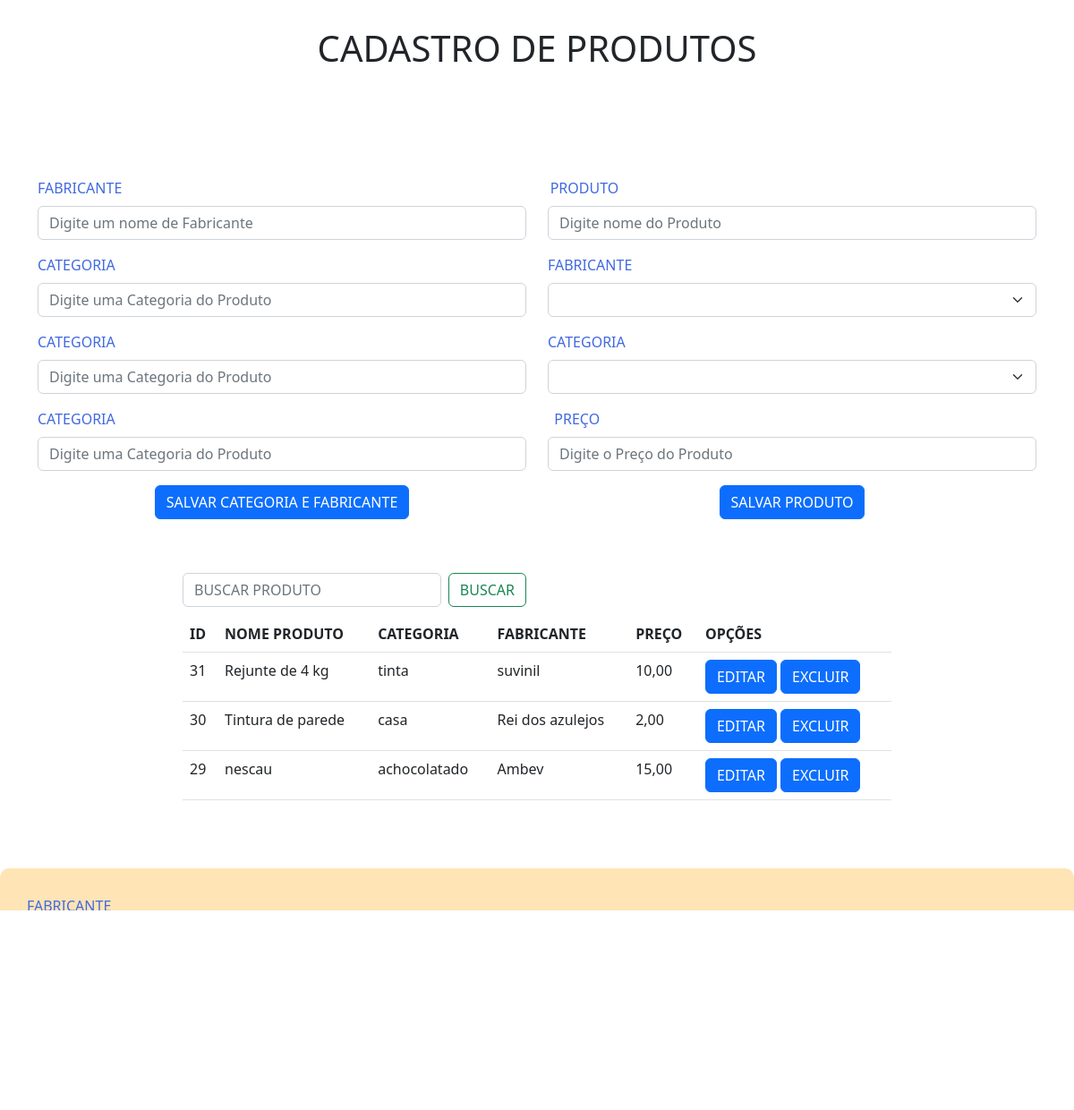
The page / on the database its author committed.
### tables this page shows
CREATE TABLE `produtos` (
  `id_produto` int(11) NOT NULL,
  `nome` text NOT NULL,
  `id_categoria` int(11) NOT NULL,
  `id_fabricante` int(11) NOT NULL,
  `preco` text NOT NULL
);

CREATE TABLE `categorias` (
  `id_categorias` int(11) NOT NULL,
  `nome_categoria` text NOT NULL,
  `id_fabricant` int(11) NOT NULL
);

CREATE TABLE `fabricantes` (
  `id_fabricantes` int(11) NOT NULL,
  `nome_fabricantes` text NOT NULL
);

### index.php (the view, shortened to what this page needs)
<?php
require_once('Connection.php');
?>
<!DOCTYPE html>
<html lang="pt-br">
  <head>
	<link href="https://cdn.jsdelivr.net/npm/bootstrap@5.2.0-beta1/dist/css/bootstrap.min.css" rel="stylesheet">
</head>
  <body>
    <h1 style="text-align:center;margin-top:30px;">CADASTRO DE PRODUTOS</h1>
	<div style="text-align:center;margin-top:10%;"class="container">
  <div class="row">
    <div class="col align-self-start">
<form action="fabricanteCategoria.php" method="post">
  <div class="mb-3">
    <label Style="margin-Right:85%;color:#4169E1;" for="exampleInputEmail1" class="form-label">FABRICANTE</label>
    <input placeholder="Digite um nome de Fabricante"type="text"id="fabricante"class="form-control" id="fabricante" aria-describedby="emailHelp">
  </div>
   <div class="mb-3">
    <label Style="margin-Right:85%;color:#4169E1;"  for="exampleInputEmail1" class="form-label">CATEGORIA </label>
   <input type="text" placeholder="Digite uma Categoria do Produto"id="categoria1"class="form-control" id="fabricante" aria-describedby="emailHelp">
  </div>
    <div class="mb-3">
    <label Style="margin-Right:85%;color:#4169E1;" for="exampleInputEmail1" class="form-label">CATEGORIA </label>
<div class="col align-self-center">
          <input placeholder="Digite uma Categoria do Produto"type="text" id="categoria2"class="form-control" id="fabricante" aria-describedby="emailHelp">
    </div> </div>
 <div class="mb-3">
    <label Style="margin-Right:88%;color:#4169E1; for="exampleInputPassword1" class="form-label">CATEGORIA </label>
    <input placeholder="Digite uma Categoria do Produto"type="text" id="categoria3"class="form-control" id="exampleInputPassword1">
  </div>
  <a onclick="salvarCategoriFabricant();" id="scf"class="btn btn-primary">SALVAR CATEGORIA E FABRICANTE</a>
</form >
    </div>
    <div class="col align-self-end">
<form action="fabricanteCategoria.php" method="post">
  <div class="mb-3">
    <label Style="margin-Right:85%;color:#4169E1;" for="exampleInputEmail1" class="form-label">PRODUTO</label>
    <input type="text"  placeholder="Digite nome do Produto"name="produto"class="form-control" id="fabricante" aria-describedby="emailHelp">
  </div>
   <div class="mb-3">
    <label Style="margin-Right:85%;color:#4169E1;"  for="exampleInputEmail1" class="form-label">FABRICANTE</label>
 <select name="fabrica"id="fabri" class="form-select" aria-label="Default select example">
 </select></div>
    <div class="mb-3">
    <label Style="margin-Right:85%;color:#4169E1;" for="exampleInputEmail1" class="form-label">CATEGORIA</label>
<div class="col align-self-center">
       <select id="selet" name="catego"class="form-select" aria-label="Default select example">
  </select>
    </div> </div>
 <div class="mb-3">
    <label Style="margin-Right:88%;color:#4169E1; for="exampleInputPassword1" class="form-label">PREÇO</label>
    <input  placeholder="Digite o Preço do Produto"name="preco"type="text" class="form-control" id="preco">
  </div>
  <button name="salvarProduto" type="submit" class="btn btn-primary">SALVAR PRODUTO</button>
</form>
    </div>
  </div>
</div>
 <?php
 if(isset($_POST['buc'])){
	$nome=$_POST['busca'];
	?>
	<div id="divb1">
<div style="margin-top:5%;margin-bottom:5%;"class="row">
  <div class="col-12 col-md-2"></div>
  <div class="col-6 col-md-8">
	  <div class="row">
  <div class="col-12 col-md-6"><form action="http://localhost/projetoValiacao/index.php"method="post"style="margin-bottom:10px;"class="d-flex" role="search">
        <input id="campoBusca"onkeyup="buscarRegistros();"name="busca"class="form-control me-2" type="text" placeholder="BUSCAR PRODUTO" aria-label="Search">
        <button name="buc"class="btn btn-outline-success" type="submit">BUSCAR</button>
      </form>
	  </div>
</div>
  <table class="table">
  <thead>
    <tr>
      <th scope="col">ID</th>
      <th scope="col">NOME PRODUTO</th>
      <th scope="col">CATEGORIA</th>
	   <th scope="col">FABRICANTE</th>
      <th scope="col">PREÇO</th>
	   <th scope="col">OPÇÕES<a style="margin-left:10px;"href="http://localhost/projetoValiacao/index.php/#divb" class="btn btn-danger">CANCELAR</a></th>
    </tr>
  </thead>
  <tbody>
	<?php
	  $dados="";
	    $dados = "%" . $_POST['busca'] . "%";
        $stmt = $conexao->prepare(" SELECT * FROM produtos INNER JOIN categorias ON id_categoria=id_categorias INNER JOIN fabricantes ON id_fabricante = id_fabricantes WHERE nome LIKE  ? ORDER BY id_produto DESC ");
        $stmt->bindParam(1, $dados);
        if ($stmt->execute()) {
			 while ($rs = $stmt->fetch(PDO::FETCH_OBJ)) {
				?>
				<tr>
				 <td><?php echo $rs->id_produto; ?></td>
				  <td><?php echo $rs->nome; ?></td>
				   <td><?php echo $rs->nome_categoria; ?></td>
				  <td><?php echo $rs->nome_fabricantes; ?></td>
				   <td><?php echo $rs->preco; ?></td>
 <td> <a onclick="abrir('<?php echo $rs->id_produto; ?>');"class="btn btn-primary">EDITAR</a> <a class="btn btn-primary" href='#'onclick='confirmacao("<?php echo $rs->id_produto; ?>")'>EXCLUIR</a></td>
	   </tr>
		<?php
		}
		}
		?>
  </tbody>
</table> </div>
  <div class="col-6 col-md-2"></div>
</div></div>
<?php
}
else{
 ?>
<div id="divb"style="margin-top:5%;margin-bottom:5%;"class="row">
  <div class="col-12 col-md-2"></div>
  <div class="col-6 col-md-8">
	  <div class="row">
  <div class="col-12 col-md-6"><form action="http://localhost/projetoValiacao/index.php"method="post"style="margin-bottom:10px;"class="d-flex" role="search">
        <input id="campoBusca"onkeyup="buscarRegistros();"name="busca"class="form-control me-2" type="text" placeholder="BUSCAR PRODUTO" aria-label="Search">
        <button name="buc"class="btn btn-outline-success" type="submit">BUSCAR</button>
      </form>
	  </div>
</div>
  <table class="table">
  <thead>
    <tr>
      <th scope="col">ID</th>
      <th scope="col">NOME PRODUTO</th>
      <th scope="col">CATEGORIA</th>
	   <th scope="col">FABRICANTE</th>
      <th scope="col">PREÇO</th>
	   <th scope="col">OPÇÕES</th>
    </tr>
  </thead>
  <tbody>
	<?php
		   $stmt = $conexao->prepare("SELECT * FROM produtos INNER JOIN categorias ON id_categoria=id_categorias INNER JOIN fabricantes ON id_fabricante = id_fabricantes ORDER BY id_produto DESC");
        if ($stmt->execute()) {
            while ($rs = $stmt->fetch(PDO::FETCH_OBJ)) {
				?>
				<tr>
				 <td><?php echo $rs->id_produto; ?></td>
				  <td><?php echo $rs->nome; ?></td>
				   <td><?php echo $rs->nome_categoria; ?></td>
				  <td><?php echo $rs->nome_fabricantes; ?></td>
				   <td><?php echo $rs->preco; ?></td>
 <td> <a onclick="abrir('<?php echo $rs->id_produto; ?>');"class="btn btn-primary">EDITAR</a> <a class="btn btn-primary" href='#'onclick='confirmacao("<?php echo $rs->id_produto; ?>")'>EXCLUIR</a></td>
	   </tr>
		<?php
		}
		}
		?>
  </tbody>
</table></div>
  <div class="col-6 col-md-2"></div>
</div>
<?php }?>
<div style="background-color:#FFE4B5;border-radius:10px;"id="dialog">
    <div class="col align-self-end">
<form style="padding:30px;"action="http://localhost/projetoValiacao/editar.php" method="post">
  <div class="mb-3">
    <label Style="margin-Right:85%;color:#4169E1;"  for="exampleInputEmail1" class="form-label">FABRICANTE</label>
 <select id="fabrica"name="fabrica"class="form-select" aria-label="Default select example">
  <?php
		   $stmt = $conexao->prepare("SELECT * FROM fabricantes ORDER BY id_fabricantes DESC");
        if ($stmt->execute()) {
            while ($rs = $stmt->fetch(PDO::FETCH_OBJ)) {
				?>
				 <option selected value="<?php echo $rs->id_fabricantes; ?>"><?php echo $rs->nome_fabricantes; ?></option>
		<?php
		}
		}
		?>
  </select></div>
    <div class="mb-3">
    <label Style="margin-Right:85%;color:#4169E1;" for="exampleInputEmail1" class="form-label">CATEGORIA</label>
<div class="col align-self-center">
       <select id="catego"name="catego"class="form-select" aria-label="Default select example">
   <?php
		   $stmt = $conexao->prepare("SELECT * FROM categorias ORDER BY id_categorias DESC");
        if ($stmt->execute()) {
            while ($rs = $stmt->fetch(PDO::FETCH_OBJ)) {
				?>
				 <option selected value="<?php echo $rs->id_categorias; ?>"><?php echo $rs->nome_categoria; ?></option>
		<?php
		}
		}
		?>
  </select>
    </div> </div>
  <button id="editar"name="EditarProduto"type="submit" class="btn btn-primary">EDITAR PRODUTO</button>
</form>
    </div>
  </div>
  </body>
</html>

### rows shown on the page
produtos: id_produto "31", nome "Rejunte de 4 kg", id_categoria.nome_categoria "tinta", id_fabricante.nome_fabricantes "suvinil", preco "10,00"
produtos: id_produto "30", nome "Tintura de parede", id_categoria.nome_categoria "casa", id_fabricante.nome_fabricantes "Rei dos azulejos", preco "2,00"
produtos: id_produto "29", nome "nescau", id_categoria.nome_categoria "achocolatado", id_fabricante.nome_fabricantes "Ambev", preco "15,00"

### other values the page prints
form field fabrica "suvinil"
form field catego "tinta"
